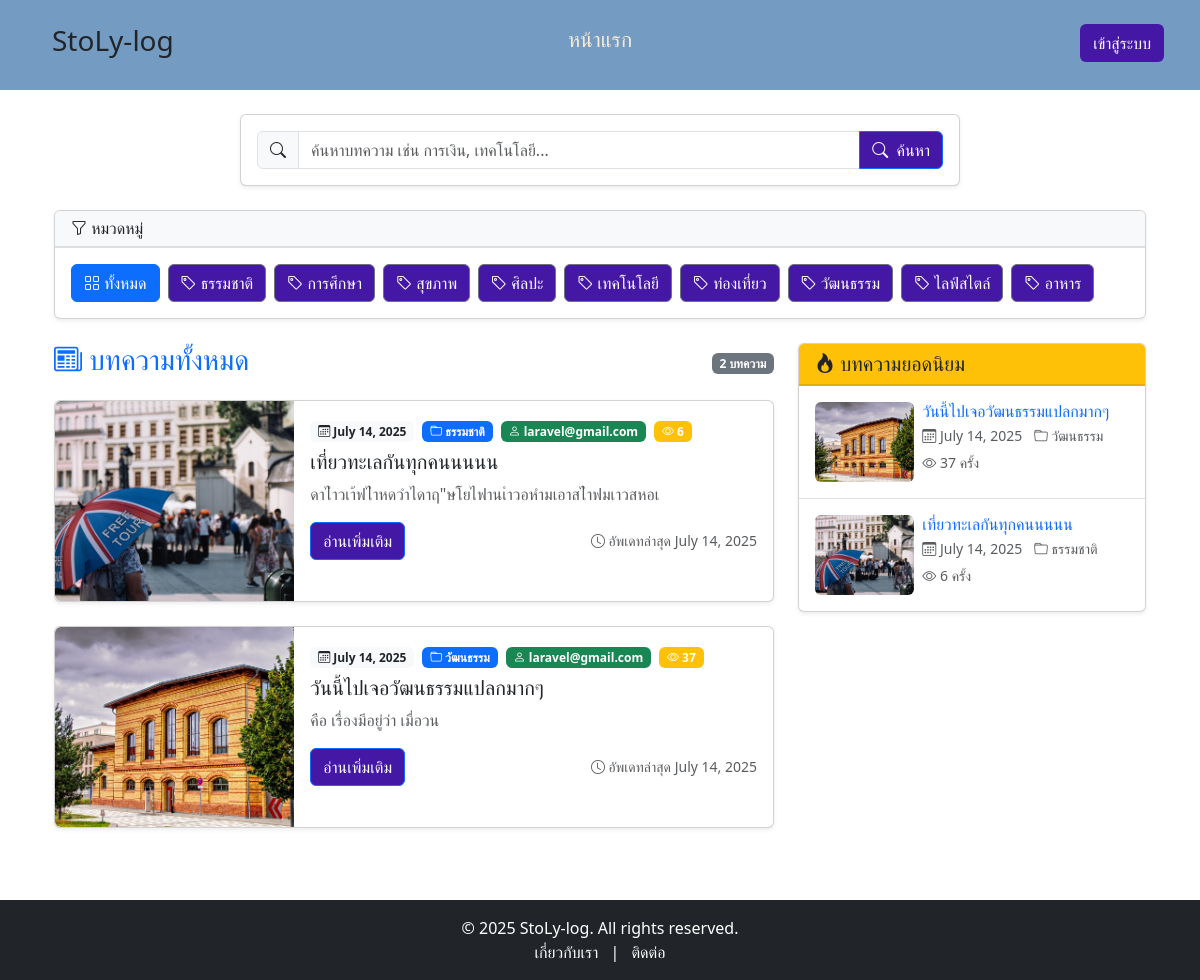
The page / on the database its author committed.
### category/models.py (models this page shows, shortened)
class Category(models.Model):
    name = models.CharField(max_length=100, unique=True)

### blog/models.py (models this page shows, shortened)
class Blog(models.Model):
    name = models.CharField(max_length=200)
    discrp = models.CharField(max_length=300, blank=True)
    content = models.TextField()  # เนื้อหาเต็ม
    views = models.IntegerField(default=0)  # ยอดวิว
    image = models.ImageField(upload_to='blog_images/', blank=True, null=True)  # รูป
    category = models.ForeignKey(Category, on_delete=models.SET_NULL, null=True)  # หมวดหมู่
    customer = models.ForeignKey(User, on_delete=models.SET_NULL, null=True)
    date = models.DateField(auto_now_add=True)

### blog/views.py (the view, shortened to what this page needs)
# urls.py: path('',views.index ,name='index' ) ,
def index(request):
    category = Category.objects.all()
    poppular = Blog.objects.all().order_by('-views')[:10]
    blog = Blog.objects.all()  # เริ่มจาก query set ทั้งหมด
    valueType = 'ทั้งหมด'
    if request.method == "GET":
        Namecategory = request.GET.get('category')
        Namearticle = request.GET.get('article')
        if Namearticle:
            blog = blog.filter(
                Q(name__icontains=Namearticle) | Q(content__icontains=Namearticle)
            )
    return render(request, 'blog.html', {
        'category': category,
        'blog': blog,
        'valueType': valueType,
        'poppular': poppular,
    })

### blog/templates/blog.html (shortened to what this page needs)
{% extends "base.html" %}
{% block content %}
<div class="container my-4">
  <div class="row justify-content-center mb-4">
    <div class="col-md-8">
      <div class="card shadow-sm">
        <div class="card-body">
          <form action="{% url 'index' %}" class="d-flex gap-2">
            <div class="input-group">
              <span class="input-group-text">
                <i class="bi bi-search"></i>
              </span>
              <input
                type="text"
                name="article"
                class="form-control"
                placeholder="ค้นหาบทความ เช่น การเงิน, เทคโนโลยี..."
              />
              <button class="btn btn-primary" type="submit">
                <i class="bi bi-search me-1"></i> ค้นหา
              </button>
            </div>
          </form>
        </div>
      </div>
    </div>
  </div>
  <div class="mb-4">
    <div class="card shadow-sm">
      <div class="card-header bg-light">
        <h6 class="mb-0">
          <i class="bi bi-funnel"></i> หมวดหมู่
        </h6>
      </div>
      <div class="card-body">
        <div class="d-flex flex-wrap gap-2">
          <a class="btn btn-outline-primary active" href="/">
            <i class="bi bi-grid"></i> ทั้งหมด
          </a>
          {% for item in category %}
          <form action="{% url 'index' %}" class="d-inline">
            <button class="btn btn-outline-secondary" type="submit">
              <i class="bi bi-tag"></i> {{item.name}}
            </button>
          </form>
          {% endfor %}
        </div>
      </div>
    </div>
  </div>
  <div class="row">
    <div class="col-lg-8">
      <div class="d-flex justify-content-between align-items-center mb-3">
        <h3 class="text-primary">
          <i class="bi bi-newspaper"></i> บทความ{{valueType}}
        </h3>
        <span class="badge bg-secondary">
          {% if blog %}{{blog|length}}{% else %}0{% endif %} บทความ
        </span>
      </div>
      {% if blog %}
        {% for i in blog %}
        <div class="card mb-4 shadow-sm hover-card">
          <div class="row g-0">
            {% if i.image %}
            <div class="col-md-4">
              <img
                src="{{ i.image.url }}"
                class="img-fluid rounded-start h-100 object-fit-cover"
                alt="{{ i.name }}"
                style="min-height: 200px;"
              />
            </div>
            <div class="col-md-8">
            {% else %}
            <div class="col-md-12">
            {% endif %}
              <div class="card-body">
                <div class="mb-2">
                  <span class="badge bg-light text-dark me-1">
                    <i class="bi bi-calendar3"></i> {{i.date}}
                  </span>
                  <span class="badge bg-primary me-1">
                    <i class="bi bi-folder"></i> {{i.category.name}}
                  </span>
                  <span class="badge bg-success me-1">
                    <i class="bi bi-person"></i> {{i.customer}}
                  </span>
                  <span class="badge bg-warning">
                    <i class="bi bi-eye"></i> {{i.views|default:"0"}}
                  </span>
                </div>
                <h5 class="card-title">{{i.name}}</h5>
                <p class="card-text text-muted">{{ i.content|truncatewords:25 }}</p>
                <div class="d-flex justify-content-between align-items-center mt-3">
                  <a class="btn btn-primary" href="{% url 'detail' i.id i.name %}">
                     อ่านเพิ่มเติม
                  </a>
                  <small class="text-muted">
                    <i class="bi bi-clock"></i> อัพเดทล่าสุด {{i.date}}
                  </small>
                </div>
              </div>
            </div>
          </div>
        </div>
        {% endfor %}
      {% endif %}
    </div>
    <div class="col-lg-4">
      <div class="card shadow-sm mb-4">
        <div class="card-header bg-warning text-dark">
          <h5 class="mb-0">
            <i class="bi bi-fire"></i> บทความยอดนิยม
          </h5>
        </div>
        <div class="card-body p-0">
          {% if poppular %}
            {% for i in poppular %}
            <div class="border-bottom p-3 popular-item">
              <div class="row g-2">
                {% if i.image %}
                <div class="col-4">
                  <img
                    src="{{ i.image.url }}"
                    class="img-fluid rounded"
                    alt="{{ i.name }}"
                    style="height: 80px; object-fit: cover;"
                  />
                </div>
                <div class="col-8">
                {% else %}
                <div class="col-12">
                {% endif %}
                  <h6 class="mb-1">
                    <a href="{% url 'detail' i.id i.name %}" class="text-decoration-none">
                      {{i.name}}
                    </a>
                  </h6>
                  <small class="text-muted d-block mb-1">
                    <i class="bi bi-calendar3"></i> {{i.date}}
                    <i class="bi bi-folder ms-2"></i> {{i.category.name}}
                  </small>
                  <small class="text-muted">
                    <i class="bi bi-eye"></i> {{i.views|default:"0"}} ครั้ง
                  </small>
                </div>
              </div>
            </div>
            {% endfor %}
          {% else %}
            <div class="p-3 text-center">
              <i class="bi bi-graph-up text-muted mb-2" style="font-size: 2rem;"></i>
              <p class="text-muted mb-0">ยังไม่มีบทความยอดนิยม</p>
            </div>
          {% endif %}
        </div>
      </div>
    </div>
  </div>
</div>
{% endblock %}

### blog/templates/base.html (shortened to what this page needs)
<!DOCTYPE html>
<html lang="en">
  <head>
    <link
      href="https://cdn.jsdelivr.net/npm/bootstrap@5.3.7/dist/css/bootstrap.min.css"
      rel="stylesheet"
    />
    <link
      rel="stylesheet"
      href="https://cdn.jsdelivr.net/npm/bootstrap-icons@1.13.1/font/bootstrap-icons.min.css"
    />
  </head>
  <body>
    <div style="background-color: #749bc2">
      <div class="container-fluid">
        <div class="row p-4">
          <div class="col-4">
            <h3 class="ms-3">StoLy-log</h3>
          </div>
          <div class="col-4 text-center">
            <div>
              <span class="mx-3"><a href="/" id="nav-link">หน้าแรก</a></span>
            </div>
          </div>
          {% if user.is_authenticated %}
          <div class="col-4 bg- text-end">
            <a class="btn" href="{% url 'login' %}">เขียนบทความ</a>
            <a class="btn" href="{% url 'logout' %}">ออกจากระบบ</a>
          </div>
          {% else %}
          <div class="col-4 bg- text-end">
            <a class="btn" href="{% url 'login' %}">เข้าสู่ระบบ</a>
          </div>
          {% endif %}
        </div>
      </div>
    </div>
    <div class="container">{%block content%} {%endblock%}</div>
    <footer>
      <footer class="bg-dark text-white py-3 mt-5">
  <div class="container text-center">
    <p class="mb-0">© 2025 StoLy-log. All rights reserved.</p>
    <p class="mb-0">
      <a href="#" class="text-white text-decoration-none mx-2">เกี่ยวกับเรา</a> |
      <a href="#" class="text-white text-decoration-none mx-2">ติดต่อ</a>
    </p>
  </div>
</footer>
    </footer>
  </body>
</html>

### blog/templates/base.html (style rules this page uses)
#nav-link { text-decoration: none; color: antiquewhite; font-size: 21px; }
.btn { background-color: rgb(68, 23, 165); color: white; }

### blog/templates/blog.html (style rules this page uses)
.hover-card { transition: all 0.3s ease; }
.popular-item { transition: background-color 0.3s ease; }
.popular-item:last-child { border-bottom: none !important; }
.object-fit-cover { object-fit: cover; }
.btn-outline-primary.active { background-color: #0d6efd; color: white; border-color: #0d6efd; }
.card-header { border-bottom: 2px solid rgba(0,0,0,0.1); }
.badge { font-size: 0.75rem; }

### rows shown on the page
Category: name "ธรรมชาติ"
Category: name "การศึกษา"
Category: name "สุขภาพ"
Category: name "ศิลปะ"
Category: name "เทคโนโลยี"
Category: name "ท่องเที่ยว"
Category: name "วัฒนธรรม"
Category: name "ไลฟ์สไตล์"
Category: name "อาหาร"
Blog: image (picture), date "July 14, 2025", category.name "ธรรมชาติ", customer "laravel@gmail.com", views "6", name "เที่ยวทะเลกันทุกคนนนนน", content "ดาไำวเา้ฟไำหดวำไดาฤ\"ษโยไฟานเำวอหำมเอาสไำฟมเาวสหอเ"
Blog: image (picture), date "July 14, 2025", category.name "วัฒนธรรม", customer "laravel@gmail.com", views "37", name "วันนี้ไปเจอวัฒนธรรมแปลกมากๆ", content "คือ เรื่องมีอยู่ว่า เมื่อวน"

### other values the page prints
{{ valueType }} "ทั้งหมด"
{{ blog|length }} "2"
